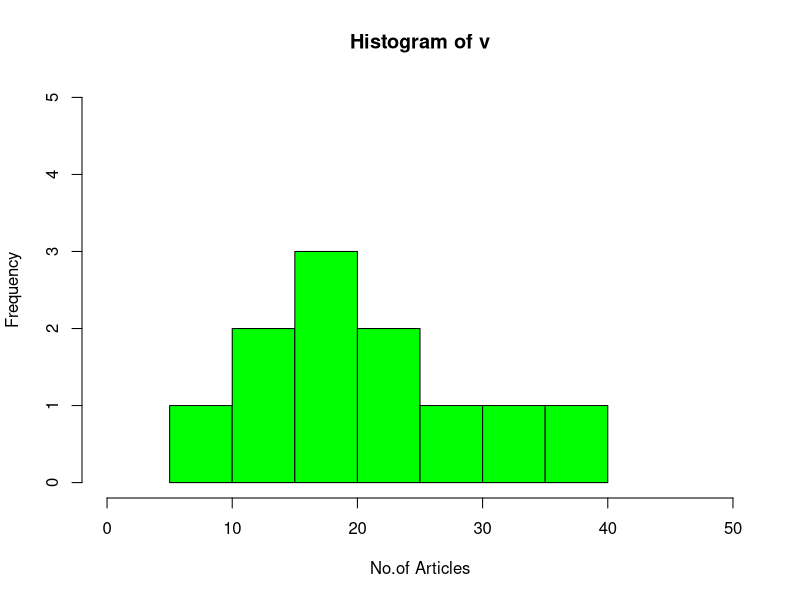

Here is the R script that generated this plot:
# Histograms
v <- c(19, 23, 11, 5, 16, 21, 32, 14, 19, 27, 39)
hist(v, xlab = "No.of Articles", col = "green", border = "black", xlim = c(0, 50), ylim = c(0, 5), breaks = 5)
